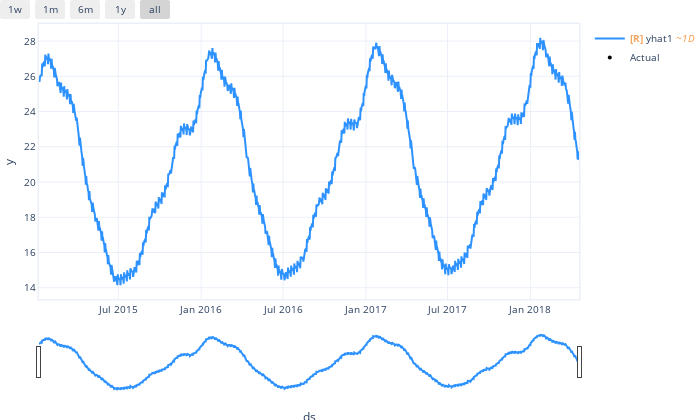

The cell this chart's notebook holds for it:
### Code cell
plot1=m.plot(forecast)
plot1.show()

### Figure 1 — Plotly figure (JSON) as saved in the notebook; plotly's stock layout.template omitted (floating-point values rounded to 4 significant figures; data arrays with more than 128 entries replaced by an {"elided": "..."} marker saying what was removed)
{"data": [{"fill": "none", "line": {"color": "rgba(45, 146, 255, 1.0)", "width": 2}, "mode": "lines", "name": "<b style=\"color:sandybrown\">[R]</b> yhat1 <i style=\"color:#fc9944\">~1D</i>", "type": "scatter", "uid": "9d299ce0-a16e-4ec0-9a6e-6cee83bc4ef9", "x": {"elided": "1000 str values"}, "y": {"elided": "1000 float values"}}, {"hovertext": "", "marker": {"color": "black", "size": 4}, "mode": "markers", "name": "Actual", "text": "", "type": "scatter", "uid": "a768e7d9-c18c-4f95-bdb1-db33d92ee73a", "x": [null], "y": [null]}], "layout": {"autosize": true, "font": {"size": 10}, "height": 420, "hovermode": "x unified", "margin": {"b": 0, "l": 0, "pad": 0, "r": 10, "t": 10}, "showlegend": true, "title": {"font": {"size": 12}}, "width": 700, "xaxis": {"linewidth": 1.5, "mirror": true, "rangeselector": {"buttons": [{"count": 7, "label": "1w", "step": "day", "stepmode": "backward"}, {"count": 1, "label": "1m", "step": "month", "stepmode": "backward"}, {"count": 6, "label": "6m", "step": "month", "stepmode": "backward"}, {"count": 1, "label": "1y", "step": "year", "stepmode": "backward"}, {"step": "all"}]}, "rangeslider": {"visible": true}, "showline": true, "title": {"text": "ds"}, "type": "date"}, "yaxis": {"linewidth": 1.5, "mirror": true, "showline": true, "title": {"text": "y"}}}}
